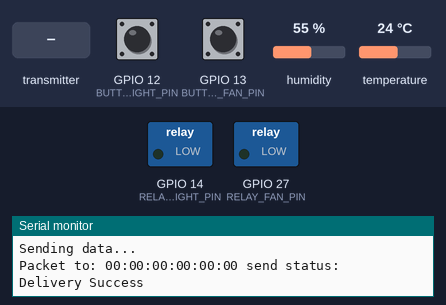
The sketch below on a simulated ESP32. Parts: switched loads named in the sketch (green lamp = pin HIGH), the last lines printed to the serial monitor. The inputs (shaded band) are chosen by the test bench; at power-on: temperature 24 °C, GPIO 12 (BUTTON_LIGHT_PIN) HIGH, GPIO 13 (BUTTON_FAN_PIN) HIGH, humidity 55 %. A WiFi scan finds three made-up networks.

Above: at 3.2 s.
3.3 s: the transmitter starts sending lightStatefromMaster = 1
At 4.2 s:
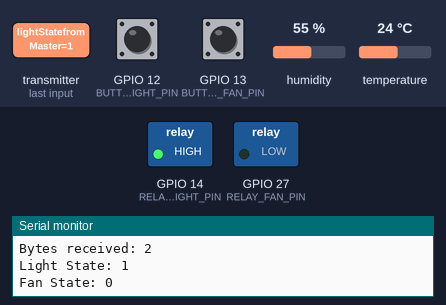
4.8 s: temperature set to 32 °C
6.5 s: temperature set to 35 °C
At 11.2 s:
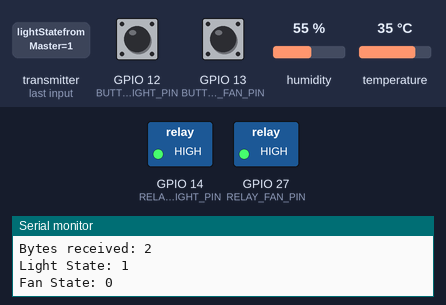
11.5 s: the transmitter starts sending lightStatefromMaster = 0
At 12.7 s:
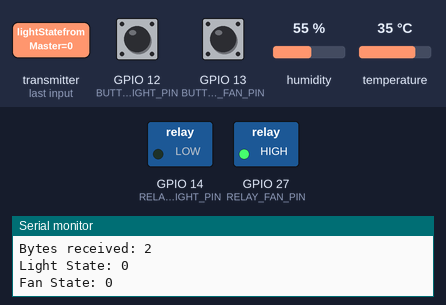
13.0 s: temperature set to 12 °C
At 16.2 s:
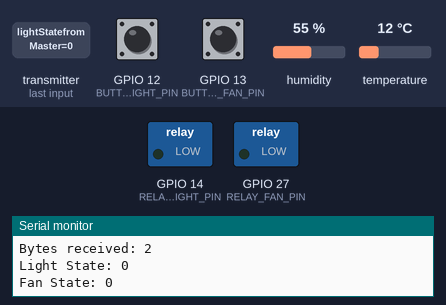
16.5 s: temperature set to 41 °C
At 21.5 s:
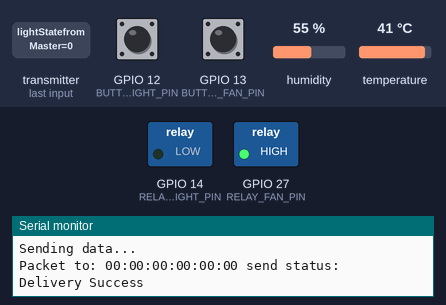
Timing chart, 0 to 22.5 s (numbered marks = the images above; inputs shaded):
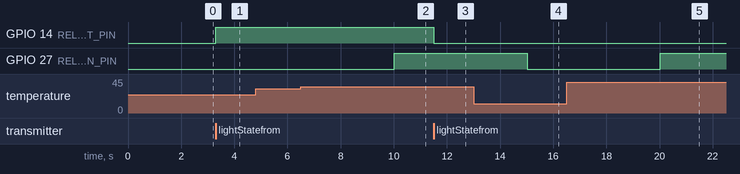

The sketch:

slave1.ino
```cpp
#include <esp_now.h>
#include <WiFi.h>
#include <esp_wifi.h>
#include <DHT.h>
// REPLACE WITH THE MAC Address of your receiver
uint8_t broadcastAddress[] = {0x30, 0xC9, 0x22, 0x32, 0xD4, 0x40};
constexpr char WIFI_SSID[] = "A14.13";
int32_t getWiFiChannel(const char *ssid) {
  if (int32_t n = WiFi.scanNetworks()) {
      for (uint8_t i=0; i<n; i++) {
          if (!strcmp(ssid, WiFi.SSID(i).c_str())) {
              return WiFi.channel(i);
          }
      }
  }
  return 0;
}
//Button setup
#define RELAY_LIGHT_PIN 14
#define RELAY_FAN_PIN 27
#define BUTTON_LIGHT_PIN 12
#define BUTTON_FAN_PIN 13
#define TEMP_THRESHOLD 33  // Temperature threshold for fan activation
// DHT Setup
#define DHTPIN 4  //  GPIO4
#define DHTTYPE DHT11
DHT dht(DHTPIN, DHTTYPE);

//Structure example to send data
//Must match the receiver structure
typedef struct struct_message_send1 {
    int id;
    float temp1;
    float humidity1;
    bool lightState1;
    bool fanState1;
} struct_message_send1;

struct_message_send1 lastReceivedDhtData1;


typedef struct struct_message_coming {
  bool lightStatefromMaster;
  bool fanStatefromMaster;
} struct_message_coming;

struct_message_coming incomingmessage;

bool LED_State_Receive;
bool FAN_State_Receive;
esp_now_peer_info_t peerInfo;

// callback when data is sent
void OnDataSent(const uint8_t *mac_addr, esp_now_send_status_t status) {
  char macStr[18];
  Serial.print("Packet to: ");
  // Copies the sender mac address to a string
  snprintf(macStr, sizeof(macStr), "%02x:%02x:%02x:%02x:%02x:%02x",
           mac_addr[0], mac_addr[1], mac_addr[2], mac_addr[3], mac_addr[4], mac_addr[5]);
  Serial.print(macStr);
  Serial.print(" send status:\t");
  Serial.println(status == ESP_NOW_SEND_SUCCESS ? "Delivery Success" : "Delivery Fail");
}


// Callback when data is received
//callback function that will be executed when data is received
void OnDataRecv(const uint8_t * mac, const uint8_t *incomingData, int len) {
  memcpy(&incomingmessage, incomingData, sizeof(incomingmessage));
  Serial.println("Hello from master");
  Serial.print("Bytes received: ");
  Serial.println(len);
  LED_State_Receive = incomingmessage.lightStatefromMaster;
  Serial.print("Light State: ");
  Serial.println(LED_State_Receive);
  digitalWrite(RELAY_LIGHT_PIN, LED_State_Receive);
  FAN_State_Receive = incomingmessage.fanStatefromMaster;
  Serial.print("Fan State: ");
  Serial.println(FAN_State_Receive);
  digitalWrite(RELAY_FAN_PIN, FAN_State_Receive);

}

void setup() {
  // Init Serial Monitor
  Serial.begin(115200);
  dht.begin();
  // Set device as a Wi-Fi Station
  WiFi.mode(WIFI_STA);
  int32_t channel = getWiFiChannel(WIFI_SSID);
  esp_wifi_set_channel(channel, WIFI_SECOND_CHAN_NONE);


  pinMode(RELAY_LIGHT_PIN, OUTPUT);
  pinMode(RELAY_FAN_PIN, OUTPUT);
  pinMode(BUTTON_LIGHT_PIN, INPUT_PULLUP);
  pinMode(BUTTON_FAN_PIN, INPUT_PULLUP);

  digitalWrite(RELAY_LIGHT_PIN, LOW);
  digitalWrite(RELAY_FAN_PIN, LOW);
  // Init ESP-NOW
  if (esp_now_init() != ESP_OK) {
    Serial.println("Error initializing ESP-NOW");
    return;
  }

  // Once ESPNow is successfully Init, we will register for Send CB to
  // get the status of Trasnmitted packet
  esp_now_register_send_cb(OnDataSent);

  // register peer
  peerInfo.channel = 0;
  peerInfo.encrypt = false;
  // register first peer
  memcpy(peerInfo.peer_addr, broadcastAddress, 6);
  if (esp_now_add_peer(&peerInfo) != ESP_OK){
    Serial.println("Failed to add peer");
    return;
  }
  // Register for a callback function that will be called when data is received
  esp_now_register_recv_cb(OnDataRecv);
}
// Global variables for fan control
bool fanAutoOn = false;
bool fanManualOverride = false;
void loop() {
  lastReceivedDhtData1.id =1;
  static bool lastStateLight = HIGH;
  static bool lastStateFan = HIGH;
  static unsigned long lastPrintTime = 0;
  static unsigned long lastSendTime = 0;
  static unsigned long lastButtonPress = 0;

  bool currentStateLight = digitalRead(BUTTON_LIGHT_PIN);
  bool currentStateFan = digitalRead(BUTTON_FAN_PIN);
  unsigned long currentMillis = millis();


  if (currentMillis - lastSendTime >= 3000) {
    lastSendTime = currentMillis;
    // Debounce check for light button
    lastReceivedDhtData1.lightState1 = digitalRead(RELAY_LIGHT_PIN);
    lastReceivedDhtData1.fanState1 = digitalRead(RELAY_FAN_PIN);
    Serial.println("Sending data...");
    esp_err_t result = esp_now_send(broadcastAddress, (uint8_t *) &lastReceivedDhtData1, sizeof(lastReceivedDhtData1));
  }
  if (millis()- lastButtonPress > 200) {
      if (currentStateLight == LOW && lastStateLight == HIGH) {
      digitalWrite(RELAY_LIGHT_PIN, !digitalRead(RELAY_LIGHT_PIN));
      lastButtonPress = millis();
    }
  lastStateLight = currentStateLight;
  }


  if (millis() - lastButtonPress > 200) {
    if (currentStateFan == LOW && lastStateFan == HIGH) {
      digitalWrite(RELAY_FAN_PIN, !digitalRead(RELAY_FAN_PIN));
      lastButtonPress = millis();
    }
    lastStateFan = currentStateFan;
  }


  // Debounce check for fan button
if (currentStateFan == LOW && lastStateFan == HIGH) {
    fanManualOverride = !fanManualOverride;
    digitalWrite(RELAY_FAN_PIN, fanManualOverride); // Toggle fan state on button press
    delay(200); // Debounce delay
}
  lastStateFan = currentStateFan;
  // Temperature control for fan
if (!isnan(lastReceivedDhtData1.temp1)) {
    if (lastReceivedDhtData1.temp1 > TEMP_THRESHOLD && !fanManualOverride) {
      digitalWrite(RELAY_FAN_PIN, HIGH);
      fanAutoOn = true;
    } else if (lastReceivedDhtData1.temp1 <= TEMP_THRESHOLD && fanAutoOn && !fanManualOverride) {
      digitalWrite(RELAY_FAN_PIN, LOW);
      fanAutoOn = false;
    }
  }
  // Read and print temperature and humidity at defined intervals
  if (currentMillis - lastPrintTime >= 5000) {
    lastPrintTime = currentMillis;
    lastReceivedDhtData1.temp1 = dht.readTemperature();  // Read temperature in Celsius
    lastReceivedDhtData1.humidity1 = dht.readHumidity(); // Read humidity

    if (isnan(lastReceivedDhtData1.temp1) || isnan(lastReceivedDhtData1.humidity1)) {
      Serial.println("Failed to read from DHT sensor!");
    } else {
      Serial.print("Temperature: ");
      Serial.print(lastReceivedDhtData1.temp1);
      Serial.print(" °C, Humidity: ");
      Serial.print(lastReceivedDhtData1.humidity1);
      Serial.println(" %");
       // Update struct to hold new data
      // lastReceivedDhtData1.fanState1 = digitalRead(RELAY_FAN_PIN);
      Serial.print("Light State: ");
      Serial.print(lastReceivedDhtData1.lightState1);
      Serial.print(", Fan State: ");
      Serial.println(lastReceivedDhtData1.fanState1);
    }
  }
}
```

Measured:
- the behaviour switches between 33 and 34 °C on temperature (found by bisection; images 1 and 2)
- after the input at 3.3 s, GPIO 14 (RELAY_LIGHT_PIN): LOW → HIGH at once
- after the input at 6.5 s, GPIO 27 (RELAY_FAN_PIN): LOW → HIGH after 3.5 s
- after the input at 11.5 s, GPIO 14 (RELAY_LIGHT_PIN): HIGH → LOW at once
- after the input at 13.0 s, GPIO 27 (RELAY_FAN_PIN): HIGH → LOW after 2.0 s
- after the input at 16.5 s, GPIO 27 (RELAY_FAN_PIN): LOW → HIGH after 3.5 s
